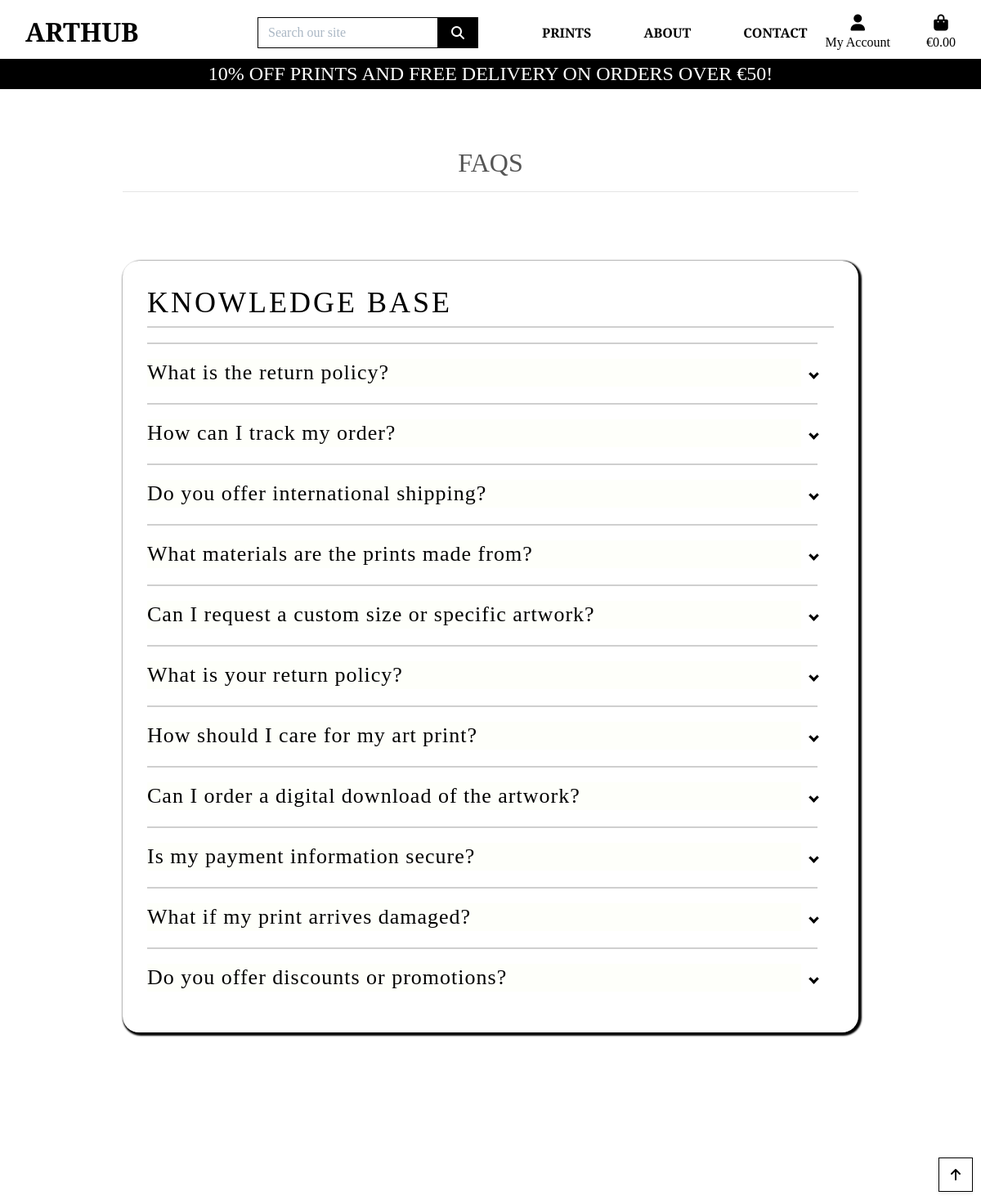
Screenshot of /faq/ with the database file from the repository.
### faq/models.py (models this page shows, shortened)
class Faq(models.Model):
    question = models.TextField()
    answer = models.TextField()

### faq/views.py (the view)
# urls.py: path('faq/', include('faq.urls')),
def faq(request):
    context = {
        'faqs': Faq.objects.all(),
    }
    return render(request, 'faq/faq.html', context)

### faq/templates/faq/faq.html (shortened to what this page needs)
{% extends "base.html" %}
{% load static %}
{% block page_header %}
    <div class="container header-container">
    </div>
{% endblock %}
{% block content %}
    <div class="row">
        <div class="col text-center mt-3">
            <h2 class="logo-font">FAQs</h2>
                <hr class="w-75 mb-1">
        </div>
    </div>
    <div class="default-page-container" id="faq-accordion-container">
        <div id="faq-accordion">
            <h1 id="faq-heading">Knowledge Base</h1>
            <ul class="faq-ul">
            {% for faq in faqs %}
                <li class="faq-li">
                    <h2 class="faq-h2">{{ faq.question }}</h2>
                </li>
            {% endfor %}
            </ul>
        </div>
    </div>
    <div class="btt-button shadow-sm rounded-0 border border-black">
        <a class="btt-link d-flex h-100">
            <i class="fas fa-arrow-up text-black mx-auto my-auto"></i>
        </a>
    </div>
{% endblock %}

### static/css/base.css (style rules this page uses)
html { height: 100%; }
body { background: url('/media/homepage_background_cropped.webp') no-repeat center center fixed; background-size: cover; height: calc(100vh - 164px); color: #555; font-family: 'Playfair Display', serif; }
.logo-font { text-transform: uppercase; }
.text-black { color: #000 !important; }
.border-black { border: 1px solid black !important; }
.btt-button { height: 42px; width: 42px; position: fixed; bottom: 10px; right: 10px; }
.btt-link, .update-link, .remove-item { cursor: pointer; }
#faq-accordion-container { display: flex; justify-content: center; min-height: 100vh; }
.flipIn, .faq-ul li, #faq-heading { animation: flipdown 0.5s ease both; }
.no-select, .faq-h2 { -webkit-tap-highlight-color: rgba(0, 0, 0, 0); -webkit-touch-callout: none; -webkit-user-select: none; -khtml-user-select: none; -moz-user-select: none; -ms-user-select: none; user-select: none; }
#faq-accordion { min-height: 0; display: inline-block; position: relative; margin: 80px 90px 205px 90px; box-shadow: 2px 2px 2px 2px #000; background-color: #fff; color: #000; max-width: 900px; min-width: 320px; padding: 30px; border-radius: 20px }
#faq-heading { text-transform: uppercase; font-size: 36px; line-height: 42px; letter-spacing: 3px; font-weight: 100; }
.faq-h2 { font-size: 26px; line-height: 34px; font-weight: 300; letter-spacing: 1px; display: block; background-color: #fefffa; margin: 0; cursor: pointer; }
.faq-ul { list-style: none; padding: 0; margin: 0; }
.faq-ul, .faq-li { position: relative; padding: 0; margin: 0; padding-bottom: 4px; padding-top: 18px; padding-right: 20px; border-top: 2px solid #cfcfcf; }
.faq-ul li:nth-of-type(1) { animation-delay: 0.2s; }
.faq-ul li:nth-of-type(2) { animation-delay: 0.3s; }
.faq-ul li:nth-of-type(3) { animation-delay: 0.4s; }
.faq-ul li:nth-of-type(4) { animation-delay: 0.5s; }
.faq-ul li:nth-of-type(5) { animation-delay: 0.6s; }
.faq-ul li:nth-of-type(6) { animation-delay: 0.7s; }
.faq-ul li:nth-of-type(7) { animation-delay: 0.8s; }
.faq-ul li:nth-of-type(8) { animation-delay: 0.9s; }
.faq-ul li:nth-of-type(9) { animation-delay: 1s; }
.faq-ul li:last-of-type { padding-bottom: 0; }
@media (min-width: 1200px) { body { background: url('/media/homepage_background_cropped.webp') no-repeat center center fixed; background-size: cover; height: calc(100vh - 164px); color: #555; font-family: 'Playfair Display', serif; } }
@media (min-width: 1200px) { .container { max-width: 80%; } }
@media (min-width: 992px) { body { background: url('/media/homepage_background_cropped.webp') no-repeat center center fixed; background-size: cover; height: calc(100vh - 164px); color: #555; font-family: 'Playfair Display', serif; } }
@media (min-width: 992px) { .header-container { padding-top: 164px; } }

### rows the page displays
Faq: question "What is the return policy?"
Faq: question "How can I track my order?"
Faq: question "Do you offer international shipping?"
Faq: question "What materials are the prints made from?"
Faq: question "Can I request a custom size or specific artwork?"
Faq: question "What is your return policy?"
Faq: question "How should I care for my art print?"
Faq: question "Can I order a digital download of the artwork?"
Faq: question "Is my payment information secure?"
Faq: question "What if my print arrives damaged?"
Faq: question "Do you offer discounts or promotions?"

### other values shown
{{ free_delivery_threshold }} "50"
